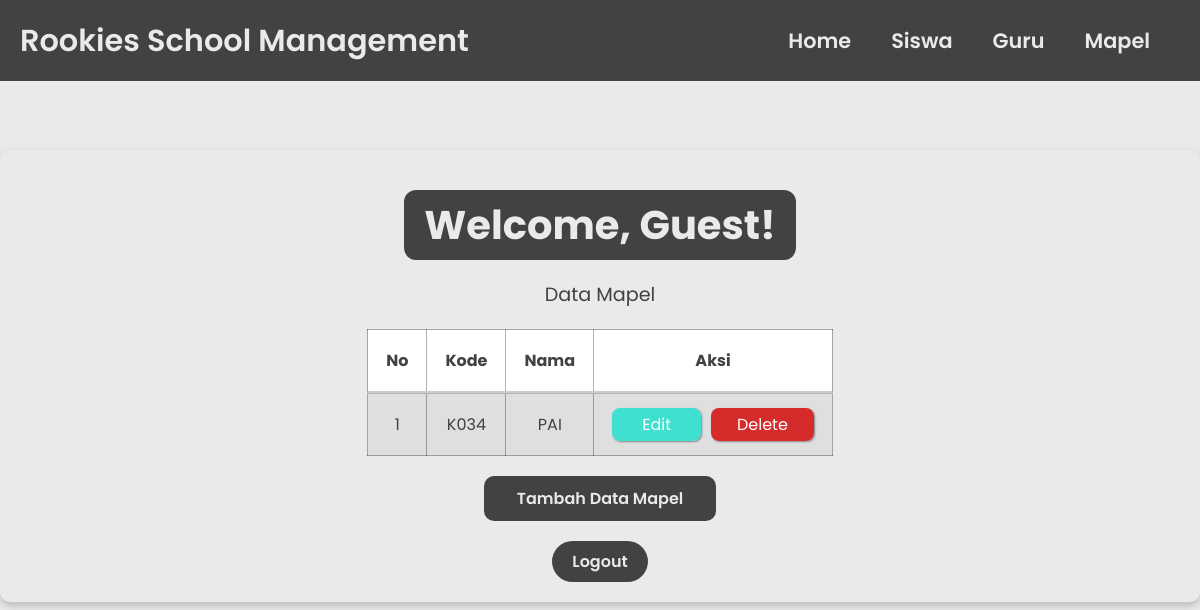
/mapel.php, run on an earlier commit of the app's database.
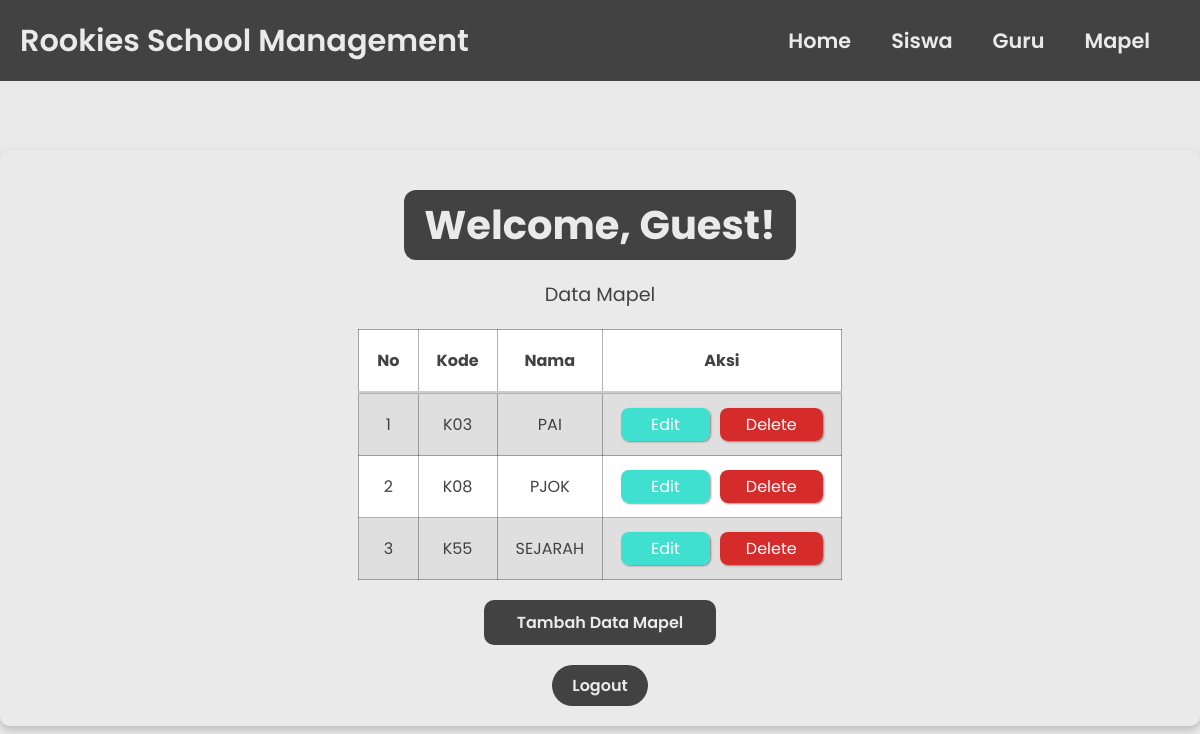
And on a later commit of the database.
### tables this page shows
CREATE TABLE `mapel` (
  `id` int(11) NOT NULL AUTO_INCREMENT,
  `kode` varchar(255) NOT NULL,
  `nama` varchar(255) NOT NULL,
  PRIMARY KEY (`id`)
);

### functions.php (called while the page is built, shortened)
<?php
$host_db    = "localhost";
$user_db    = "root";
$pass_db    = "";
$nama_db    = "sekolah";
$conn    = mysqli_connect($host_db, $user_db, $pass_db, $nama_db);
function query($query) {
  global $conn;
  $result = mysqli_query($conn, $query);
  $rows = [];
  while ( $row = mysqli_fetch_assoc($result) ) {
    $rows[] = $row;
  }
  return $rows;
}
?>

### mapel.php (the view, shortened to what this page needs)
<?php
require "functions.php";
$mapel = query("SELECT * FROM Mapel");
if (!isset($_SESSION['session_username'])) {
    $username = "Guest";
} else {
    $username = htmlspecialchars($_SESSION['session_username']);
}
?>
<!DOCTYPE html>
<html lang="en">
<head>
  <link rel="stylesheet" href="css-file/anggota.css">
</head>
<body>
  <header>
    <div class="brand">Rookies School Management</div>
    <nav>
      <ul>
        <li><a href="anggota.php">Home</a></li>
        <li><a href="siswa.php">Siswa</a></li>
        <li><a href="guru.php">Guru</a></li>
        <li><a href="mapel.php">Mapel</a></li>
      </ul>
    </nav>
  </header>
  <div class="container">
    <h1 class="welcome">Welcome, <?php echo $username; ?>!</h1>
    <p>Data Mapel</p>
    <table border="1" cellpadding="10" cellspacing="0">
      <tr>
        <th>No</th>
        <th>Kode</th>
        <th>Nama</th>
        <th>Aksi</th>
      </tr>
      <?php $i = 1; ?>
      <?php foreach( $mapel as $s ) : ?>
      <tr>
        <td><?= $i; ?></td>
        <td><?= $s["kode"]; ?></td>
        <td><?= $s["nama"]; ?></td>
        <td><a class="edit-btn" href="update.php?tabel=mapel&id=<?= $s['id'] ?>">Edit</a><a class="delete-btn"
            href="delete.php?tabel=mapel&id=<?= $s['id']; ?>">Delete</a></td>
      </tr>
      <?php $i++; ?>
      <?php endforeach; ?>
    </table>
    <a class="add-user" href="create.php?tabel=mapel">Tambah Data Mapel</a>
    <div class="logout-link">
      <form action="<?php echo htmlspecialchars($_SERVER['PHP_SELF']); ?>" method="post">
        <input type="submit" name="logout" class="btn" value="Logout">
      </form>
    </div>
  </div>
</body>
</html>

### css-file/anggota.css (style rules this page uses)
:root { --secondary: #424242; --primary: #eaeaea; --third: #f8f6ff; --error-bg: #fdecec; --error-text: #b85c5c; }
* { margin: 0; text-align: center; padding: 0; box-sizing: border-box; font-family: "Poppins", sans-serif; }
body { min-height: 100vh; background: var(--primary); overflow: hidden; }
header { background-color: var(--secondary); padding: 15px 20px; display: flex; justify-content: space-between; align-items: center; position: fixed; top: 0; left: 0; right: 0; }
header .brand { color: var(--primary); font-size: 1.9rem; font-weight: 600; }
header ul { width: auto; padding: 10px; display: flex; }
header ul li { list-style-type: none; margin: 0 20px; }
header ul li a { color: var(--primary); font-size: 1.3rem; font-weight: 600; text-decoration: none; transition: 0.3s; }
.container { display: flex; flex-direction: column; justify-content: center; align-items: center; width: 100%; max-width: 1200px; padding: 20px; background-color: var(--tertiary); border-radius: 10px; box-shadow: 0 4px 8px rgba(0, 0, 0, 0.2); margin: 150px auto; }
.container .welcome { background-color: var(--secondary); color: var(--primary); font-size: 2.5em; padding: 5px 20px; border-radius: 12px; margin: 20px 0; }
p { color: var(--secondary); font-size: 1.2em; margin-bottom: 20px; text-align: center; }
.btn { display: inline-block; width: auto; padding: 8px 20px; background: var(--secondary); border: none; border-radius: 40px; color: var(--primary); font-size: 1em; font-weight: 600; text-decoration: none; text-align: center; transition: background 0.3s ease; cursor: pointer; }
table { border-collapse: collapse; border: 1px solid rgba(0, 0, 0, 0.3); }
.logout-link { margin-top: 20px; }
.container table th, .container table td { padding: 18px; color: var(--secondary); }
th { background-color: #fff; border-bottom: 3px solid rgba(0, 0, 0, 0.2); }
tr:nth-child(even) { background-color: rgba(128, 128, 128, 0.1); }
tr:nth-child(odd) { background-color: white; }
.add-user { color: white; margin-top: 20px; background-color: var(--secondary); text-decoration: none; width: 20%; color: var(--primary); height: 10%; text-align: center; border-radius: 10px; transition: background 0.3s ease; padding: 10px 5px; font-weight: 600; }
td a { color: white; }
.edit-btn { margin-right: 10px; text-decoration: none; color: #fff; background-color: turquoise; padding: 5px 30px; border-radius: 8px; box-shadow: 1px 1px 2px rgba(0, 0, 0, 0.4); }
.delete-btn { text-decoration: none; color: #fff; background-color: rgb(214, 43, 43); padding: 5px 26px; border-radius: 8px; box-shadow: 1px 1px 2px rgba(0, 0, 0, 0.4); }

What changed in the data, as far as the page shows it:
changed mapel "PAI": kode "K034" → "K03"
added mapel: kode "K08", nama "PJOK"
added mapel: kode "K55", nama "SEJARAH"
